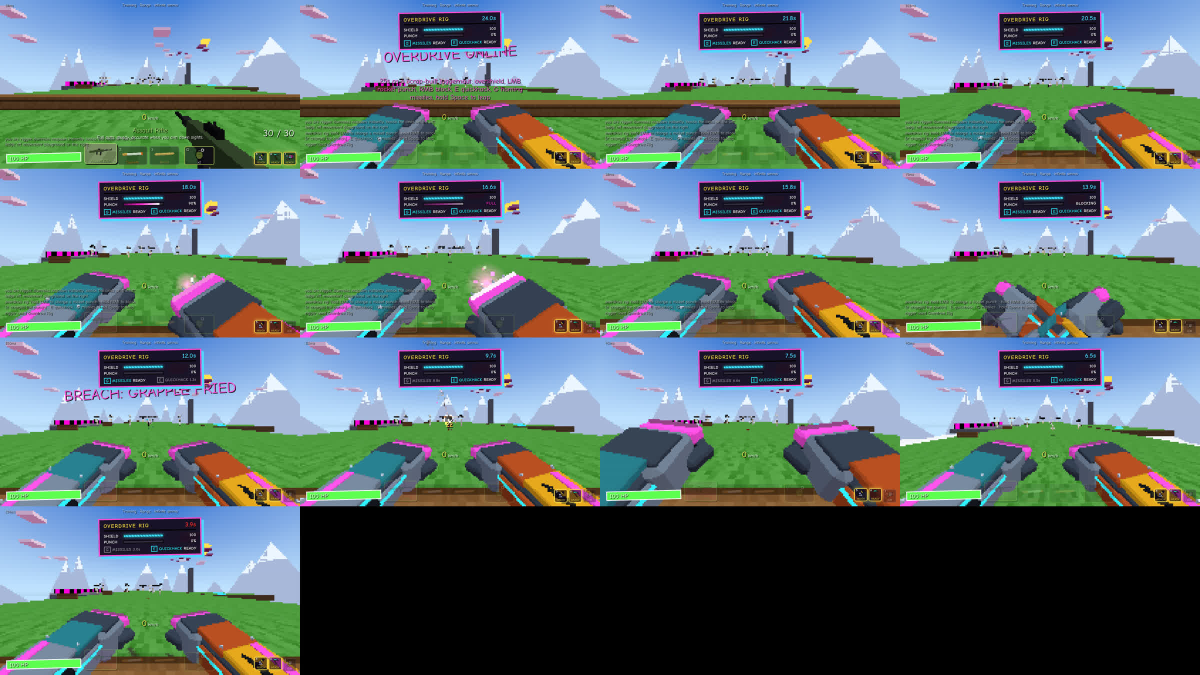
#> input picture pr-media/rig_firstperson_potato.jpg, 2400 x 1350 px (shown at 1/2 size); its folder holds 2 pictures in this run
$ python popscan.py ../../pr-media 1.0 5
#> lines starting #> are read from the running program, lines starting #| are printed output that depends on the picture
# frame-to-frame jumps in a folder of frames (tools/roblox/vid_all.py: every frame of a recording, 30 fps): prints the frames where one part of the
# picture changes much more than the frames around it (a pop-in, a cut, a flash). run: python popscan.py <dir> [fps] [top]
import sys, os
from PIL import Image, ImageChops, ImageStat

d = sys.argv[1]
fps = float(sys.argv[2]) if len(sys.argv) > 2 else 30
top = int(sys.argv[3]) if len(sys.argv) > 3 else 25
files = sorted(f for f in os.listdir(d) if f.lower().endswith('.jpg'))
GX, GY = 8, 4
prev = None
rows = []
for k, f in enumerate(files):
    im = Image.open(os.path.join(d, f)).convert('L').resize((256, 106))
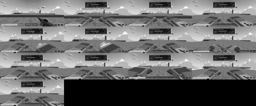
#> im: PIL image 256x106 L; min 0, max 249, mean 109.9
    if prev is not None:
        diff = ImageChops.difference(im, prev)
        g = ImageStat.Stat(diff).mean[0]
        cells = []
        w, h = diff.size
        for gx in range(GX):
            for gy in range(GY):
                c = diff.crop((gx * w // GX, gy * h // GY, (gx + 1) * w // GX, (gy + 1) * h // GY))
                cells.append(ImageStat.Stat(c).mean[0])
        cells.sort()
        rows.append((k, g, cells[-1], cells[len(cells) // 2]))
    prev = im
#> pass 2 of the loop `for k, f in enumerate(files):`:
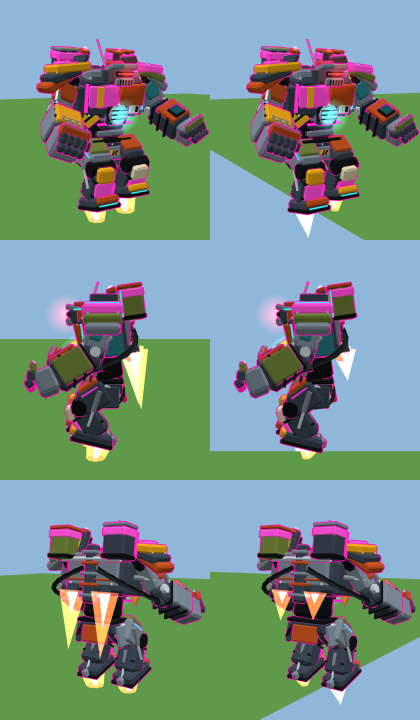
#> input picture pr-media/rig_jets.jpg, 840 x 1440 px (shown at 1/2 size)
#> `diff = ImageChops.difference(im, prev)`:
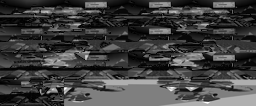
#> diff: PIL image 256x106 L; min 0, max 255, mean 62.4
#> `g = ImageStat.Stat(diff).mean[0]`: g = 62.42
#> after the loop `for gx in range(GX):`:
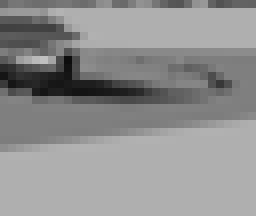
#> c: PIL image 32x27 L (shown 8 times larger); min 13, max 192, mean 143.2
#> after the loop `for gx in range(GX):`: cells = 32 values, max 143.2 at index 31, min 27.2 at index 0, mean 62.21
# a jump = the worst cell well above that cell's usual motion (median of the neighbours' worst cells)
out = []
for i, (k, g, cm, med) in enumerate(rows):
    near = [r[2] for r in rows[max(0, i - 6):i] + rows[i + 1:i + 7]]
    near.sort()
    base = near[len(near) // 2] if near else 0
    out.append((cm - base, k, g, cm, base))
#> this loop made 1 pass
#> (k, g, cm, med, base) on pass 1: (1, 62.42, 143.2, 49.92, 0)
#> after the loop, out = [(143.2, 1, 62.42, 143.2, 0)]
out.sort(reverse=True)
for score, k, g, cm, base in out[:top]:
    print('frame %4d  t %6.2f s  jump %5.1f  (cell %5.1f vs usual %5.1f, whole %4.1f)' % (k, k / fps, score, cm, base, g))
#> this loop made 1 pass
#| frame    1  t   1.00 s  jump 143.2  (cell 143.2 vs usual   0.0, whole 62.4)
